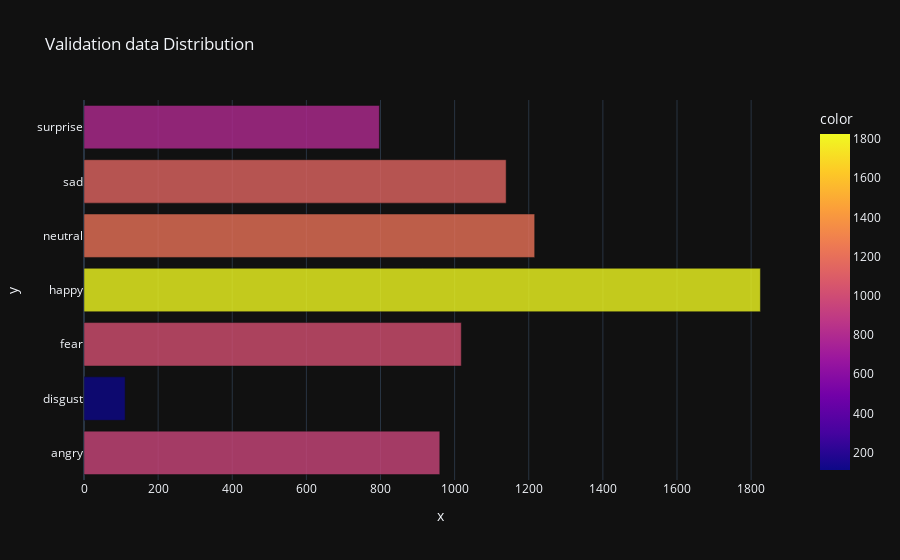

Write notebook code for a chart like this one.
### Code cell
plot_dist(val_dict, "Validation data")

### Figure 1 — Plotly figure (JSON) as saved in the notebook; plotly's stock layout.template omitted (floating-point values rounded to 4 significant figures)
{"data": [{"alignmentgroup": "True", "hovertemplate": "x=%{x}<br>y=%{y}<br>color=%{marker.color}<extra></extra>", "legendgroup": "", "marker": {"color": [960, 111, 1018, 1825, 1216, 1139, 797], "coloraxis": "coloraxis", "opacity": 0.8, "pattern": {"shape": ""}}, "name": "", "offsetgroup": "", "orientation": "h", "showlegend": false, "textposition": "auto", "type": "bar", "x": [960, 111, 1018, 1825, 1216, 1139, 797], "xaxis": "x", "y": ["angry", "disgust", "fear", "happy", "neutral", "sad", "surprise"], "yaxis": "y"}], "layout": {"barmode": "relative", "coloraxis": {"colorbar": {"title": {"text": "color"}}, "colorscale": [[0, "#0d0887"], [0.1111, "#46039f"], [0.2222, "#7201a8"], [0.3333, "#9c179e"], [0.4444, "#bd3786"], [0.5556, "#d8576b"], [0.6667, "#ed7953"], [0.7778, "#fb9f3a"], [0.8889, "#fdca26"], [1, "#f0f921"]]}, "legend": {"tracegroupgap": 0}, "title": {"text": "Validation data Distribution"}, "xaxis": {"anchor": "y", "domain": [0, 1], "title": {"text": "x"}}, "yaxis": {"anchor": "x", "domain": [0, 1], "title": {"text": "y"}}}}
